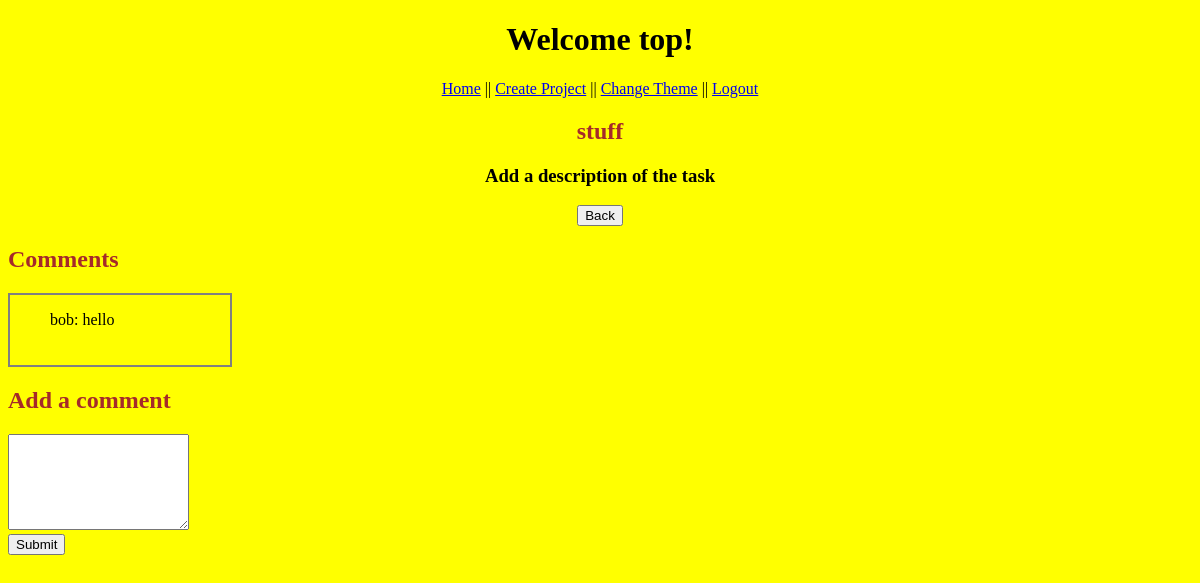
/view_project/1/view_task/1 (signed in), run on the app's committed database.
### models.py (models this page shows, shortened)
class Task(db.Model):
    id = db.Column('id', db.Integer, primary_key = True)
    project_id = db.Column(db.Integer, db.ForeignKey('project.id'), nullable=False)
    title = db.Column('title', db.String(200))
    description = db.Column('description', db.String(1000))

class Comment(db.Model):
    id = db.Column('id', db.Integer, primary_key = True)
    task_id = db.Column(db.Integer, db.ForeignKey('task.id'), nullable=False)
    name = db.Column('name', db.String(100))
    comment = db.Column('comment', db.String(300))

### app.py (the view)
@app.route('/view_project/<project_id>/view_task/<t_id>', methods=['GET','POST'])
def view_task(project_id, t_id):
    if session.get('user'):
        my_project = find_project_by_id(project_id)
        my_task = find_task_by_id(project_id, t_id)
        comments = find_comments_by_task(t_id)
        return render_template('view_task.html', project=my_project, user=session['user'], task=my_task, task_comments=comments, theme=session['user_theme'])
    return redirect(url_for('login'))

### models.py (called while the page is built)
def find_project_by_id(p_id):
    return db.session.query(Project).filter_by(id = p_id).one()

def find_task_by_id(p_id, t_id):
    return db.session.query(Task).filter_by(project_id = p_id, id = t_id).one()

def find_comments_by_task(t_id):
    return db.session.query(Comment).filter_by(task_id = t_id).all()

### templates/view_task.html (shortened to what this page needs)
<!DOCTYPE html>
<html lang="en">
    <head>
        {% if theme == 1 %}
            <link rel="stylesheet" href="{{ url_for('static', filename='main.css')}}">
        {% else %}
            <link rel="stylesheet" href="{{ url_for('static', filename='second.css')}}">
        {% endif %}
    </head>
    <body>
        <h1>Welcome {{user}}!</h1>
        <nav>
            <a href="{{ url_for('index') }}">Home</a> ||
            <a href="{{ url_for('new_project') }}">Create Project</a> ||
            <a href="{{ url_for('change_style', theme_id=theme) }}" method = "get">Change Theme</a> ||
            <a href="{{ url_for('logout') }}">Logout</a>
        </nav>
        <div class="projectView">
            <h2>{{task.title}}</h2>
            <h3>{{task.description}}</h3>
            <form action="{{ url_for('get_project', project_id=project.id)}}" method = "get">
                <input type="submit" value="Back">
            </form>
        </div>
        <h2>Comments</h2>
        <div class="commentsBox">
            {% for comment in task_comments %}
            <ul>{{ comment.name }}: {{ comment.comment }}</ul>
            {% endfor %}
        </div>
        <form action="{{ url_for('new_comment', project_id=project.id, t_id=task.id) }}" method="post">
            <div>
                <h2 class="title">Add a comment</h2>
                <textarea name="comment" rows="6" cols="0"></textarea>
            </div>
            <input type="submit" value="Submit">
        </form>
    </body>
</html>

### static/second.css (style rules this page uses)
h1 { color:black; text-align: center; }
h2 { color: brown; }
body { background:yellow; }
nav { text-align: center; }
.projectView { text-align: center; }
.commentsBox { border: 2px solid gray; padding-bottom: 20px; width: 200px; padding-right: 20px; }

### data on the page
Task: title "stuff", description "Add a description of the task"
Comment: name "bob", comment "hello"

### other printed values
{{ user }} "top"
